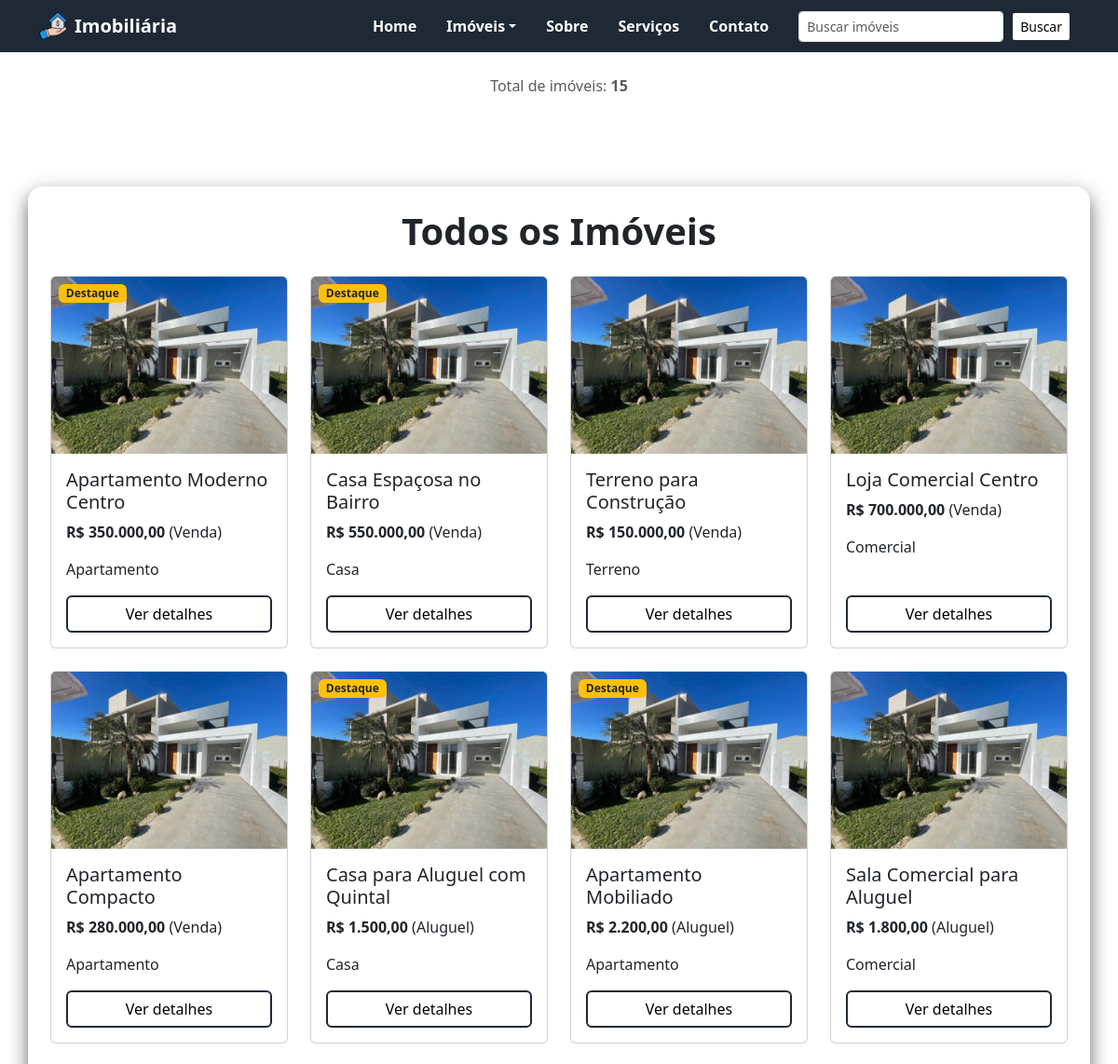
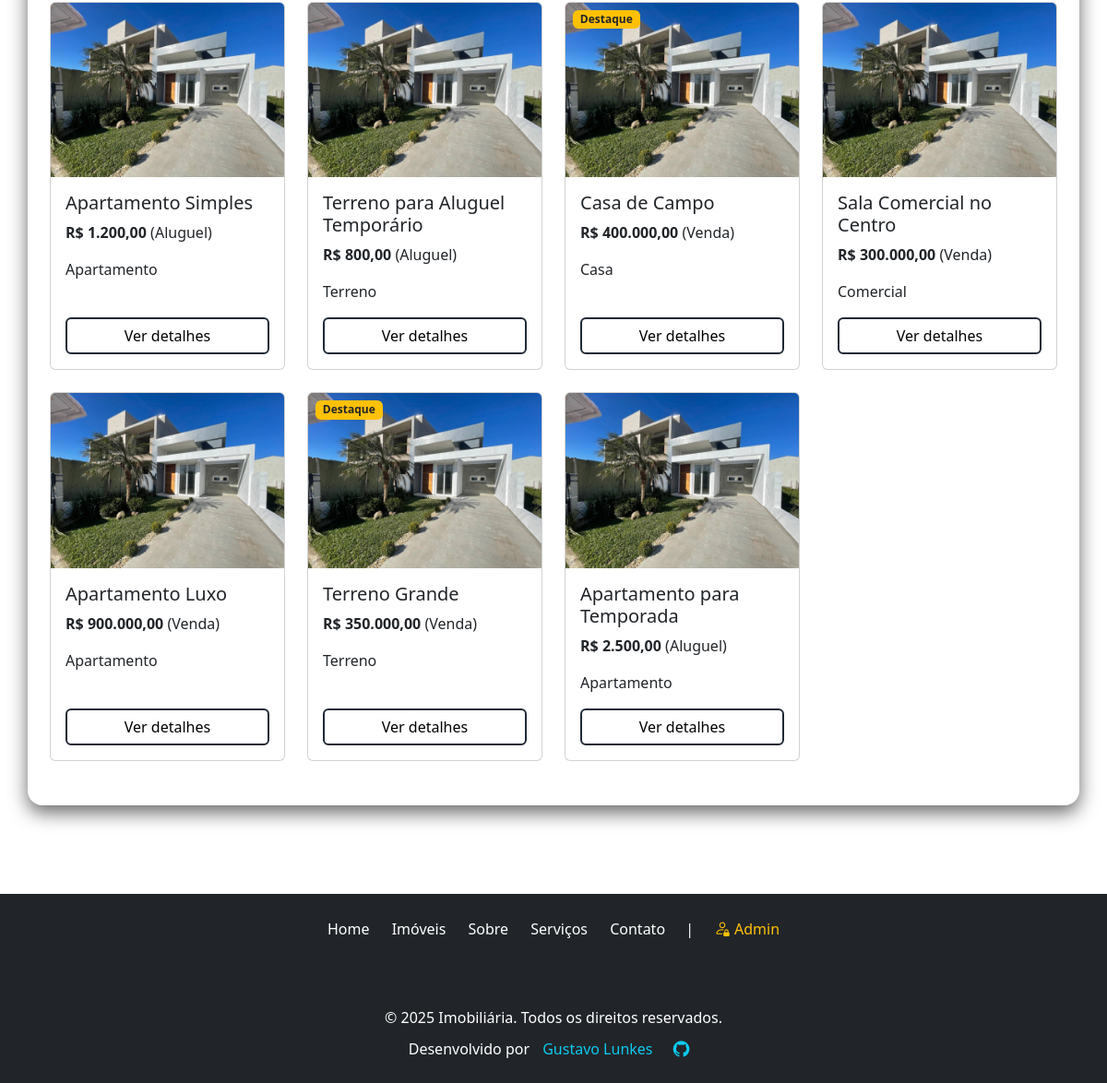
Page /imoveis.php on the committed database (2 pictures, top to bottom).
### tables this page shows
CREATE TABLE `imoveis` (
  `id` int(11) NOT NULL,
  `titulo` varchar(255) NOT NULL,
  `descricao` text NOT NULL,
  `tipo` enum('casa','apartamento','terreno','comercial') NOT NULL,
  `endereco` varchar(255) NOT NULL,
  `latitude` decimal(10,8) NOT NULL,
  `longitude` decimal(11,8) NOT NULL,
  `preco` decimal(12,2) NOT NULL,
  `categoria` enum('venda','aluguel') NOT NULL,
  `imagem` varchar(255) DEFAULT NULL,
  `destaque` tinyint(1) DEFAULT 0,
  `created_at` timestamp NOT NULL DEFAULT current_timestamp()
);

### imoveis.php (the view, shortened to what this page needs)
<?php
$tituloPagina = "Todos os Imóveis";
include 'includes/header.php';
include 'includes/db.php';
$busca = $_GET['busca'] ?? '';
if (!empty($busca)) {
    $stmt = $pdo->prepare("SELECT * FROM imoveis WHERE titulo LIKE :busca OR tipo LIKE :busca OR categoria LIKE :busca ORDER BY created_at DESC");
    $stmt->execute(['busca' => '%' . $busca . '%']);
} else {
    $stmt = $pdo->query("SELECT * FROM imoveis ORDER BY created_at DESC");
}
$imoveis = $stmt->fetchAll(PDO::FETCH_ASSOC);
?>
<!DOCTYPE html>
<html lang="pt-BR">
<head>
  <link href="https://cdn.jsdelivr.net/npm/bootstrap@5.3.6/dist/css/bootstrap.min.css" rel="stylesheet">
  <link rel="stylesheet" href="assets/responsividade.css">
  <link rel="stylesheet" href="assets/css/style.css">
</head>
<body>
<p class="text-muted text-center mb-4 total-imoveis" >
    Total de imóveis: <strong><?= count($imoveis) ?></strong>
</p>
<div class="py-5 mt-5">
  <div class="container bg-white p-4 rounded-4" style="box-shadow: 0 8px 20px rgba(44, 42, 42, 0.7);">
    <h2 class="text-center mb-4 display-6 text-dark fw-bold"><?= htmlspecialchars($tituloPagina) ?></h2>
    <div id="lista-imoveis" class="row">
      <?php if (count($imoveis) === 0): ?>
        <p class="text-center text-muted">Nenhum imóvel encontrado para sua busca.</p>
      <?php else: ?>
        <?php foreach ($imoveis as $imovel): ?>
          <div class="col-6 col-md-3 mb-4">
            <div class="card h-100 position-relative">
              <?php if (!empty($imovel['imagem'])): ?>
                <img src="assets/img/<?= htmlspecialchars($imovel['imagem']) ?>" class="card-img-top" alt="<?= htmlspecialchars($imovel['titulo']) ?>">
              <?php else: ?>
                <img src="https://via.placeholder.com/350x250?text=Sem+Imagem" class="card-img-top" alt="Sem imagem">
              <?php endif; ?>
              <?php if (!empty($imovel['destaque'])): ?>
                <span class="badge bg-warning text-dark position-absolute top-0 start-0 m-2">Destaque</span>
              <?php endif; ?>
              <div class="card-body d-flex flex-column justify-content-between">
                <div>
                  <h5 class="card-title"><?= htmlspecialchars($imovel['titulo']) ?></h5>
                  <p class="card-text">
                    <strong>R$ <?= number_format($imovel['preco'], 2, ',', '.') ?></strong>
                    (<?= ucfirst(htmlspecialchars($imovel['categoria'])) ?>)
                  </p>
                  <p class="card-text"><?= ucfirst(htmlspecialchars($imovel['tipo'])) ?></p>
                </div>
                <a href="detalhes.php?id=<?= $imovel['id'] ?>" class="btn btn-outline-primary w-100 mt-3">Ver detalhes</a>
              </div>
            </div>
          </div>
        <?php endforeach; ?>
      <?php endif; ?>
    </div>
  </div>
</div>
<?php include 'includes/footer.php'; ?>
</body>
</html>

### assets/css/style.css (style rules this page uses)
.btn { background-color: white !important; color: black !important; border: 2px solid rgb(31, 41, 53) !important; transition: background-color 0.8s ease, color 0.8s ease, border-color 0.8s ease !important;; }
.total-imoveis { margin-top: 1.5rem; }

### imoveis.php (style rules this page uses)
.total-imoveis { margin-top: 1.5rem; }

### rows in the picture
imoveis: imagem (picture), destaque "Destaque", titulo "Apartamento Moderno Centro", preco "350.000,00", categoria "Venda", tipo "Apartamento"
imoveis: imagem (picture), destaque "Destaque", titulo "Casa Espaçosa no Bairro", preco "550.000,00", categoria "Venda", tipo "Casa"
imoveis: imagem (picture), titulo "Terreno para Construção", preco "150.000,00", categoria "Venda", tipo "Terreno"
imoveis: imagem (picture), titulo "Loja Comercial Centro", preco "700.000,00", categoria "Venda", tipo "Comercial"
imoveis: imagem (picture), titulo "Apartamento Compacto", preco "280.000,00", categoria "Venda", tipo "Apartamento"
imoveis: imagem (picture), destaque "Destaque", titulo "Casa para Aluguel com Quintal", preco "1.500,00", categoria "Aluguel", tipo "Casa"
imoveis: imagem (picture), destaque "Destaque", titulo "Apartamento Mobiliado", preco "2.200,00", categoria "Aluguel", tipo "Apartamento"
imoveis: imagem (picture), titulo "Sala Comercial para Aluguel", preco "1.800,00", categoria "Aluguel", tipo "Comercial"
imoveis: imagem (picture), titulo "Apartamento Simples", preco "1.200,00", categoria "Aluguel", tipo "Apartamento"
imoveis: imagem (picture), titulo "Terreno para Aluguel Temporário", preco "800,00", categoria "Aluguel", tipo "Terreno"
imoveis: imagem (picture), destaque "Destaque", titulo "Casa de Campo", preco "400.000,00", categoria "Venda", tipo "Casa"
imoveis: imagem (picture), titulo "Sala Comercial no Centro", preco "300.000,00", categoria "Venda", tipo "Comercial"
imoveis: imagem (picture), titulo "Apartamento Luxo", preco "900.000,00", categoria "Venda", tipo "Apartamento"
imoveis: imagem (picture), destaque "Destaque", titulo "Terreno Grande", preco "350.000,00", categoria "Venda", tipo "Terreno"
imoveis: imagem (picture), titulo "Apartamento para Temporada", preco "2.500,00", categoria "Aluguel", tipo "Apartamento"

### other values in the picture
count($imoveis) "15"
$tituloPagina "Todos os Imóveis"
